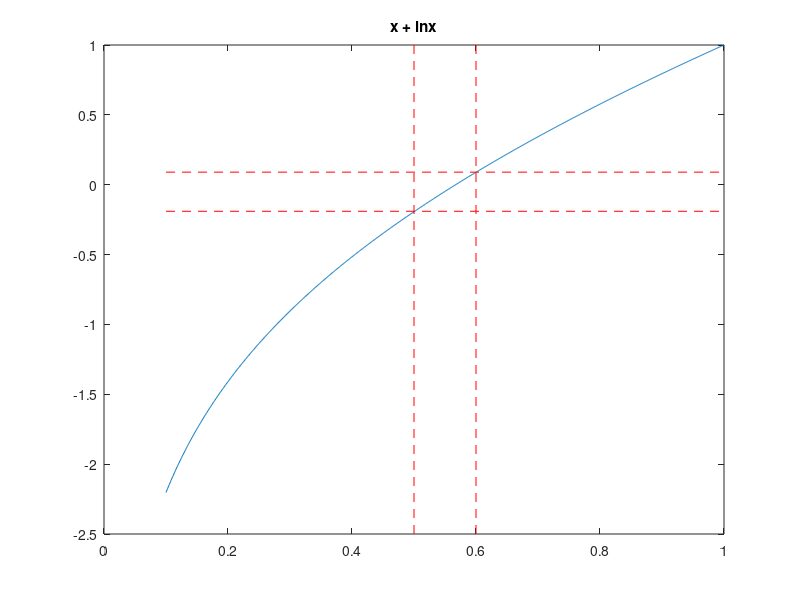

MATLAB code for this plot:
figure;
x = linspace(0.1, 1, 1000);
y = x + log(x);
plot(x,y);
ylim([-2.5 1])
hold on
plot([0.5 0.5], [-2.5 1], 'r--')
plot([0.6 0.6], [-2.5 1], 'r--')
plot([0.1 1], [-0.19 -0.19], 'r--')
plot([0.1 1], [0.09 0.09], 'r--')
title('x + lnx');